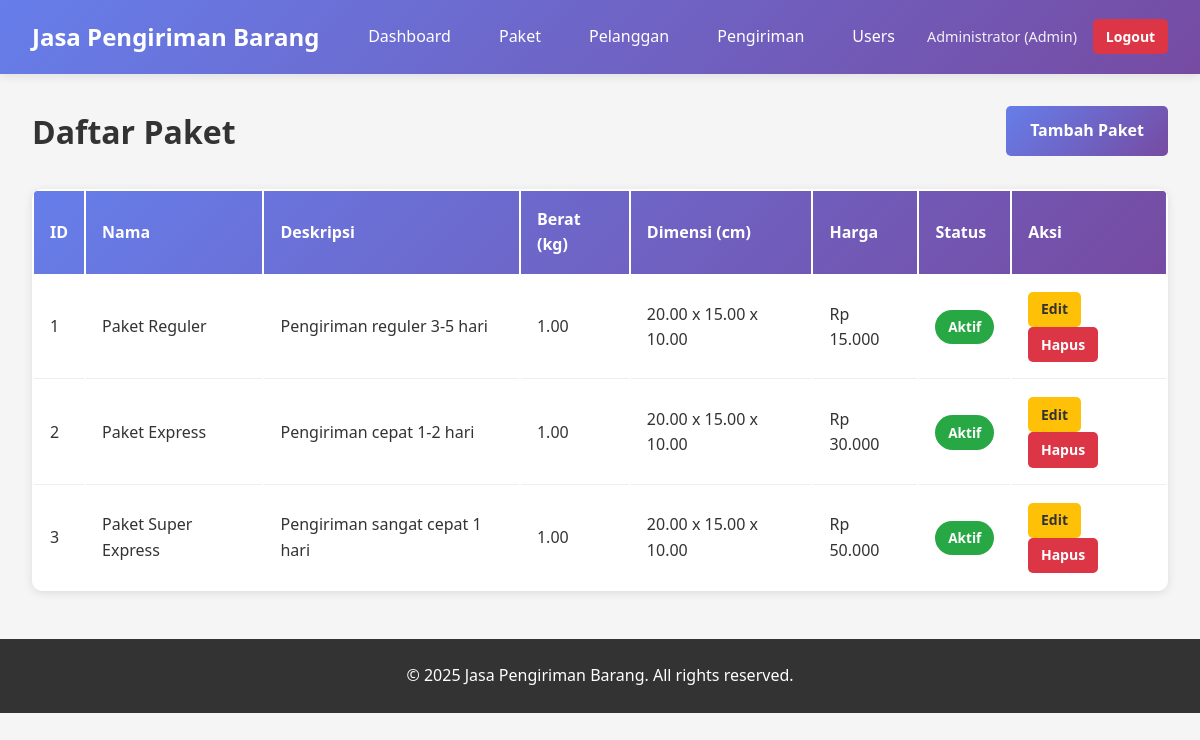
Screenshot of /packages/index.php (signed in) with the database file from the repository.
### tables this page shows
CREATE TABLE IF NOT EXISTS packages (
    id INT PRIMARY KEY AUTO_INCREMENT,
    name VARCHAR(100) NOT NULL,
    description TEXT,
    weight DECIMAL(10,2) NOT NULL,
    length DECIMAL(10,2),
    width DECIMAL(10,2),
    height DECIMAL(10,2),
    price DECIMAL(10,2) NOT NULL,
    status ENUM('active', 'inactive') DEFAULT 'active',
    created_at TIMESTAMP DEFAULT CURRENT_TIMESTAMP,
    updated_at TIMESTAMP DEFAULT CURRENT_TIMESTAMP ON UPDATE CURRENT_TIMESTAMP
);

### packages/index.php (the view, shortened to what this page needs)
<?php
$conn = getDBConnection();
$packages = [];
$result = $conn->query("SELECT * FROM packages ORDER BY created_at DESC");
while ($row = $result->fetch_assoc()) {
    $packages[] = $row;
}
?>
<!DOCTYPE html>
<html lang="id">
<head>
    <link rel="stylesheet" href="../assets/css/style.css">
</head>
<body>
    <?php include '../includes/header.php'; ?>
    <div class="container">
        <div class="page-header">
            <h1>Daftar Paket</h1>
            <a href="create.php" class="btn btn-primary">Tambah Paket</a>
        </div>
        <?php if (empty($packages)): ?>
            <p>Tidak ada paket. <a href="create.php">Tambah paket pertama</a></p>
        <?php else: ?>
            <table class="data-table">
                <thead>
                    <tr>
                        <th>ID</th>
                        <th>Nama</th>
                        <th>Deskripsi</th>
                        <th>Berat (kg)</th>
                        <th>Dimensi (cm)</th>
                        <th>Harga</th>
                        <th>Status</th>
                        <th>Aksi</th>
                    </tr>
                </thead>
                <tbody>
                    <?php foreach ($packages as $package): ?>
                    <tr>
                        <td><?php echo $package['id']; ?></td>
                        <td><?php echo htmlspecialchars($package['name']); ?></td>
                        <td><?php echo htmlspecialchars($package['description'] ?? '-'); ?></td>
                        <td><?php echo number_format($package['weight'], 2); ?></td>
                        <td><?php echo $package['length'] && $package['width'] && $package['height'] ? $package['length'] . ' x ' . $package['width'] . ' x ' . $package['height'] : '-'; ?></td>
                        <td>Rp <?php echo number_format($package['price'], 0, ',', '.'); ?></td>
                        <td>
                            <span class="badge badge-<?php echo $package['status'] === 'active' ? 'success' : 'secondary'; ?>">
                                <?php echo $package['status'] === 'active' ? 'Aktif' : 'Tidak Aktif'; ?>
                            </span>
                        </td>
                        <td>
                            <a href="edit.php?id=<?php echo $package['id']; ?>" class="btn btn-sm btn-warning">Edit</a>
                            <a href="delete.php?id=<?php echo $package['id']; ?>" class="btn btn-sm btn-danger" onclick="return confirm('Yakin ingin menghapus?')">Hapus</a>
                        </td>
                    </tr>
                    <?php endforeach; ?>
                </tbody>
            </table>
        <?php endif; ?>
    </div>
    <?php include '../includes/footer.php'; ?>
</body>
</html>

### assets/css/style.css (style rules this page uses)
* { margin: 0; padding: 0; box-sizing: border-box; }
body { font-family: 'Segoe UI', Tahoma, Geneva, Verdana, sans-serif; background-color: #f5f5f5; color: #333; line-height: 1.6; }
.container { max-width: 1200px; margin: 2rem auto; padding: 0 2rem; }
.btn { display: inline-block; padding: 0.75rem 1.5rem; border: none; border-radius: 5px; font-size: 1rem; font-weight: 600; text-decoration: none; cursor: pointer; transition: all 0.3s; text-align: center; }
.btn-primary { background: linear-gradient(135deg, #667eea 0%, #764ba2 100%); color: white; }
.btn-warning { background: #ffc107; color: #333; }
.btn-danger { background: #dc3545; color: white; }
.btn-sm { padding: 0.4rem 0.8rem; font-size: 0.875rem; }
.page-header { display: flex; justify-content: space-between; align-items: center; margin-bottom: 2rem; flex-wrap: wrap; gap: 1rem; }
.page-header h1 { color: #333; }
.data-table { width: 100%; background: white; border-radius: 10px; overflow: hidden; box-shadow: 0 2px 10px rgba(0,0,0,0.1); }
.data-table thead { background: linear-gradient(135deg, #667eea 0%, #764ba2 100%); color: white; }
.data-table th { padding: 1rem; text-align: left; font-weight: 600; }
.data-table td { padding: 1rem; border-bottom: 1px solid #eee; }
.data-table tbody tr:last-child td { border-bottom: none; }
.badge { display: inline-block; padding: 0.4rem 0.8rem; border-radius: 20px; font-size: 0.85rem; font-weight: 600; }
.badge-success { background: #28a745; color: white; }

### rows the page displays
packages: id "1", name "Paket Reguler", description "Pengiriman reguler 3-5 hari", weight "1.00", length "20.00", width "15.00", height "10.00", price "15.000", status "Aktif"
packages: id "2", name "Paket Express", description "Pengiriman cepat 1-2 hari", weight "1.00", length "20.00", width "15.00", height "10.00", price "30.000", status "Aktif"
packages: id "3", name "Paket Super Express", description "Pengiriman sangat cepat 1 hari", weight "1.00", length "20.00", width "15.00", height "10.00", price "50.000", status "Aktif"

### other values shown
$_SESSION['full_name'] "Administrator"
$_SESSION['role'] "Admin"
